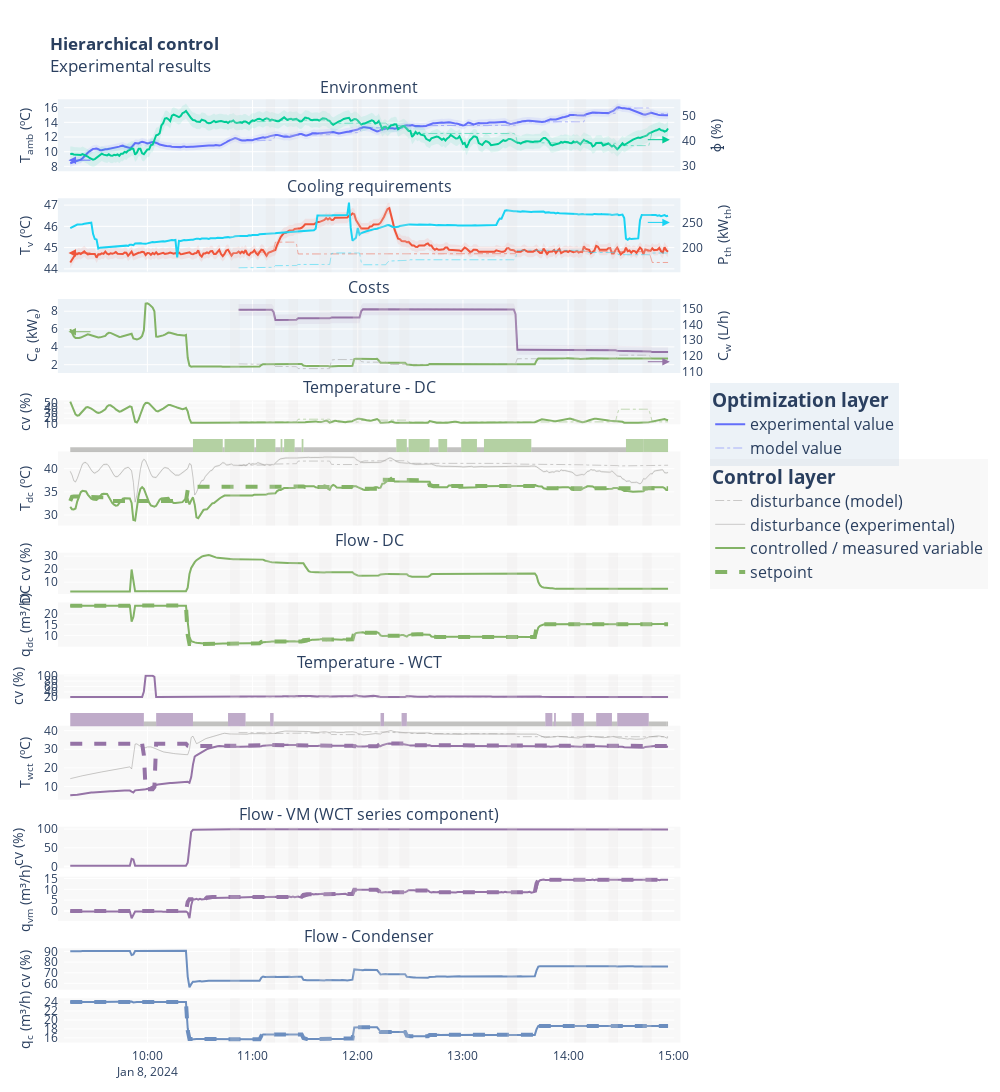

Here is the notebook cell this chart was saved with:
### Markdown cell above
## Resultados experimentales
Gráfica del sistema completo mostrando comparativa entre las series temporales obtenidas experimentalmente y las estimadas por el modelo

### Code cell
from solhycool_visualizations.experimental_results import experimental_results_plot

fig = experimental_results_plot(plt_config, df, df_opt)

fig.show()
